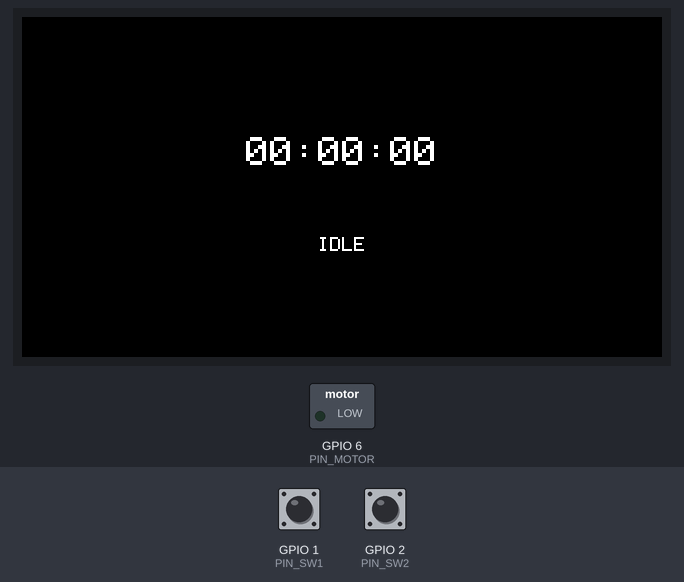
Bench run of a sketch on a simulated ESP32-S3. On the bench: 320×170 colour display, switched loads named in the sketch (green lamp = pin HIGH). The inputs (shaded band) are chosen by the test bench; at power-on: GPIO 1 (PIN_SW1) HIGH, GPIO 2 (PIN_SW2) HIGH. What the sketch prints to the serial monitor is not drawn.

Above: at 1.8 s.
1.9 s: GPIO 1 (PIN_SW1) pulled LOW for 0.2 s
At 3.1 s:
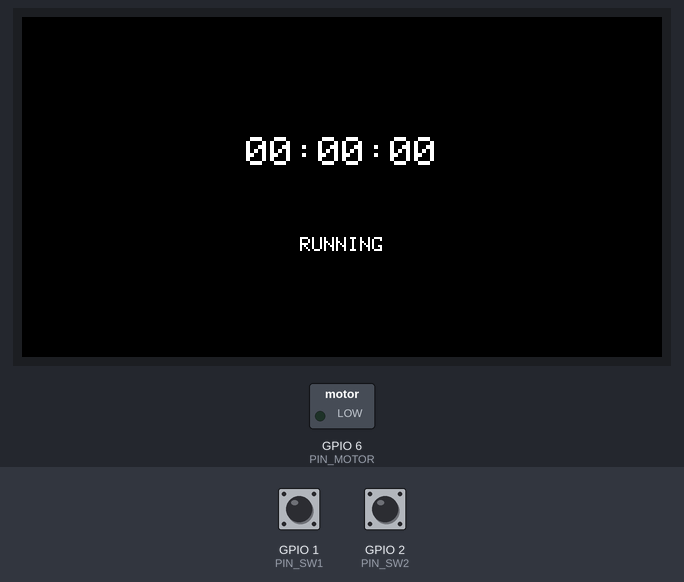
5.1 s: GPIO 1 (PIN_SW1) pulled LOW for 0.2 s
At 6.0 s:
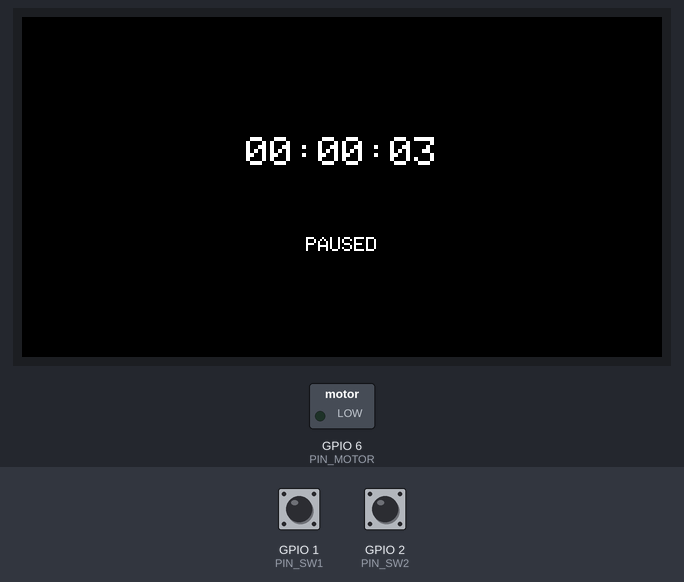
7.0 s: GPIO 1 (PIN_SW1) pulled LOW for 1 s
At 7.1 s:
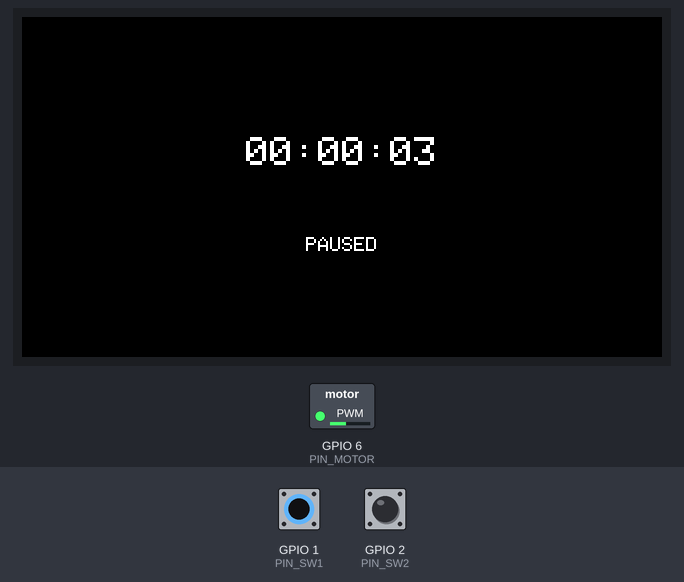
9.6 s: GPIO 1 (PIN_SW1) pulled LOW for 3.2 s
At 9.71 s:
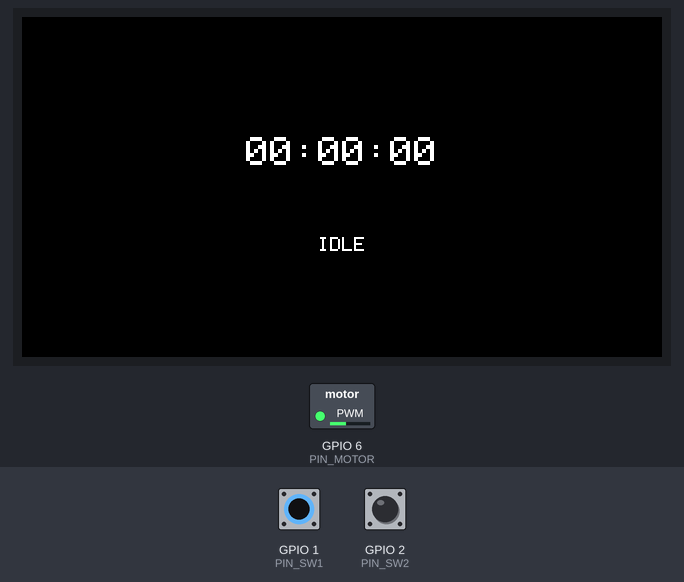
14.5 s: GPIO 1 (PIN_SW1) pulsed LOW 5 times (0.12 s each, 0.3 s apart)
At 15.65 s:
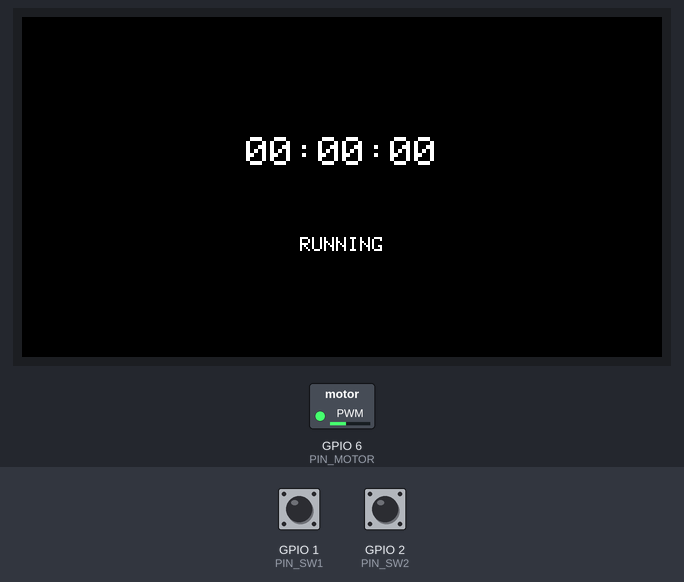
Timing chart, 0 to 17.5 s (numbered marks = the images above; inputs shaded):
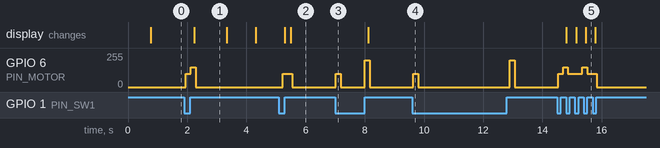

The sketch:

anthropic_claude-haiku-4-5-20251001_rep1.ino
```cpp
#define LGFX_USE_V1
#include <LovyanGFX.hpp>
#include <Preferences.h>

class LGFX : public lgfx::LGFX_Device {
  lgfx::Panel_ST7789 _panel; lgfx::Bus_SPI _bus; lgfx::Light_PWM _light;
public:
  LGFX() {
    { auto cfg = _bus.config(); cfg.spi_host = SPI2_HOST; cfg.spi_mode = 0;
      cfg.freq_write = 50000000; cfg.freq_read = 16000000; cfg.spi_3wire = false;
      cfg.use_lock = true; cfg.dma_channel = SPI_DMA_CH_AUTO;
      cfg.pin_sclk = 12; cfg.pin_mosi = 11; cfg.pin_miso = -1; cfg.pin_dc = 13;
      _bus.config(cfg); _panel.setBus(&_bus); }
    { auto cfg = _panel.config(); cfg.pin_cs = 10; cfg.pin_rst = 9; cfg.pin_busy = -1;
      cfg.panel_width = 170; cfg.panel_height = 320; cfg.offset_x = 35; cfg.offset_y = 0;
      cfg.offset_rotation = 2; cfg.readable = false; cfg.invert = true;
      cfg.rgb_order = false; cfg.dlen_16bit = false; cfg.bus_shared = false;
      _panel.config(cfg); }
    { auto cfg = _light.config(); cfg.pin_bl = 8; cfg.invert = false;
      cfg.freq = 44100; cfg.pwm_channel = 7; _light.config(cfg); _panel.setLight(&_light); }
    setPanel(&_panel);
  }
};

LGFX tft;
Preferences prefs;

const uint16_t PIN_SW1 = 1;
const uint16_t PIN_SW2 = 2;
const uint16_t PIN_MOTOR = 6;

enum State { IDLE, RUNNING, PAUSED };
State state = IDLE;

uint32_t elapsedMs = 0;
uint32_t startTimeMs = 0;
uint32_t pausedAtMs = 0;

uint32_t lastRenderMs = 0;
const uint32_t RENDER_INTERVAL = 25;

uint32_t sw1PressTimeMs = 0;
bool sw1WasPressed = false;
const uint32_t LONG_PRESS_THRESHOLD = 800;

uint32_t motorPulseUntil = 0;

void motorPulse(uint8_t duty, uint32_t durationMs) {
  ledcWrite(PIN_MOTOR, duty);
  motorPulseUntil = millis() + durationMs;
}

void motorService() {
  if (millis() >= motorPulseUntil) {
    ledcWrite(PIN_MOTOR, 0);
  }
}

void pollButton() {
  bool sw1Raw = digitalRead(PIN_SW1) == LOW;

  if (sw1Raw && !sw1WasPressed) {
    sw1PressTimeMs = millis();
    sw1WasPressed = true;
    motorPulse(100, 30);
  } else if (!sw1Raw && sw1WasPressed) {
    uint32_t heldMs = millis() - sw1PressTimeMs;
    sw1WasPressed = false;

    if (heldMs >= LONG_PRESS_THRESHOLD) {
      handleSW1LongPress();
    } else {
      handleSW1ShortPress();
    }
  }

  bool sw2Raw = digitalRead(PIN_SW2) == LOW;
  static bool sw2WasPressed = false;
  if (sw2Raw && !sw2WasPressed) {
    sw2WasPressed = true;
    motorPulse(100, 30);
  } else if (!sw2Raw && sw2WasPressed) {
    sw2WasPressed = false;
  }
}

void handleSW1ShortPress() {
  if (state == IDLE) {
    state = RUNNING;
    startTimeMs = millis();
    pausedAtMs = 0;
    motorPulse(150, 80);
    Serial.println("[METER] Started");
  } else if (state == RUNNING) {
    state = PAUSED;
    pausedAtMs = elapsedMs;
    motorPulse(100, 100);
    Serial.println("[METER] Paused");
  } else if (state == PAUSED) {
    state = RUNNING;
    startTimeMs = millis();
    motorPulse(150, 80);
    Serial.println("[METER] Resumed");
  }
}

void handleSW1LongPress() {
  state = IDLE;
  elapsedMs = 0;
  startTimeMs = 0;
  pausedAtMs = 0;
  motorPulse(200, 50);
  Serial.println("[METER] Reset");
}

void updateElapsed() {
  if (state == RUNNING) {
    elapsedMs = pausedAtMs + (millis() - startTimeMs);
  }
}

void render() {
  uint32_t now = millis();
  if (now < lastRenderMs + RENDER_INTERVAL) {
    return;
  }
  lastRenderMs = now;

  static LGFX_Sprite sprite(&tft);
  if (!sprite.createSprite(320, 170)) {
    return;
  }

  sprite.fillScreen(TFT_BLACK);

  uint32_t seconds = elapsedMs / 1000;
  uint32_t minutes = seconds / 60;
  uint32_t hours = minutes / 60;
  uint32_t secsRem = seconds % 60;
  uint32_t minsRem = minutes % 60;

  float progress = 0.0;
  if (elapsedMs > 0) {
    progress = fmin(1.0, (float)elapsedMs / 3600000.0);
  }

  uint16_t barHeightPx = (uint16_t)(progress * 170.0);
  uint16_t ink = TFT_WHITE;
  uint16_t accentColor = TFT_BLACK;

  if (progress < 0.25) {
    accentColor = sprite.color565(100, 180, 50);
  } else if (progress < 0.5) {
    accentColor = sprite.color565(200, 160, 50);
  } else if (progress < 0.75) {
    accentColor = sprite.color565(220, 120, 50);
  } else {
    accentColor = sprite.color565(200, 60, 60);
  }

  if (barHeightPx > 0) {
    sprite.fillRect(0, 170 - barHeightPx, 320, barHeightPx, accentColor);
  }

  char timeStr[32];
  snprintf(timeStr, sizeof(timeStr), "%02lu:%02lu:%02lu", hours, minsRem, secsRem);

  sprite.setTextSize(2);
  sprite.setTextColor(ink);
  sprite.setFont(nullptr);
  int16_t x16 = 160 - sprite.textWidth(timeStr) / 2;
  sprite.drawString(timeStr, x16, 60);

  const char* stateLabel = "IDLE";
  if (state == RUNNING) stateLabel = "RUNNING";
  else if (state == PAUSED) stateLabel = "PAUSED";

  sprite.setTextSize(1);
  sprite.setTextColor(ink);
  sprite.setFont(nullptr);
  int16_t labelX = 160 - sprite.textWidth(stateLabel) / 2;
  sprite.drawString(stateLabel, labelX, 110);

  sprite.pushSprite(0, 0);
  sprite.deleteSprite();
}

void setup() {
  Serial.begin(115200);
  delay(500);
  Serial.println("[LITH] Meeting cost meter booting");

  tft.init();
  tft.setRotation(1);
  tft.setBrightness(180);

  pinMode(PIN_SW1, INPUT_PULLUP);
  pinMode(PIN_SW2, INPUT_PULLUP);

  ledcAttach(PIN_MOTOR, 20000, 8);
  ledcWrite(PIN_MOTOR, 0);

  Serial.println("[LITH] Setup complete. SW1 short: start/pause/resume. SW1 long: reset.");
}

void loop() {
  pollButton();
  updateElapsed();
  motorService();
  render();
}
```

Measured:
- after the input at 1.9 s, GPIO 6 (PIN_MOTOR): 0/255 → 100/255 after 0.06 s, → 149/255 0.16 s later, → 0/255 0.16 s later; the display: changes after 0.33 s (image 1)
- after the input at 5.1 s, GPIO 6 (PIN_MOTOR): 0/255 → 100/255 after 0.12 s, → 0/255 0.33 s later; the display: first differs from a run without the input after 0.40 s (image 2)
- after the input at 7.0 s, GPIO 6 (PIN_MOTOR): 0/255 → 100/255 at once, → 0/255 0.16 s later, → 199/255 0.82 s later, → 0/255 0.16 s later
- after the input at 9.6 s, GPIO 6 (PIN_MOTOR): 0/255 → 100/255 at once, → 0/255 0.16 s later, → 199/255 3.1 s later, → 0/255 0.16 s later
- after the input at 14.5 s, GPIO 6 (PIN_MOTOR): 0/255 → 100/255 at once, → 149/255 0.16 s later, → 100/255 0.16 s later, → 149/255 0.49 s later, … (6 changes in this stretch); the display: changes after 0.31 s (image 5)
- what the display in image 1 shows lasts 1.1 s, from 2.2 s to 3.3 s
